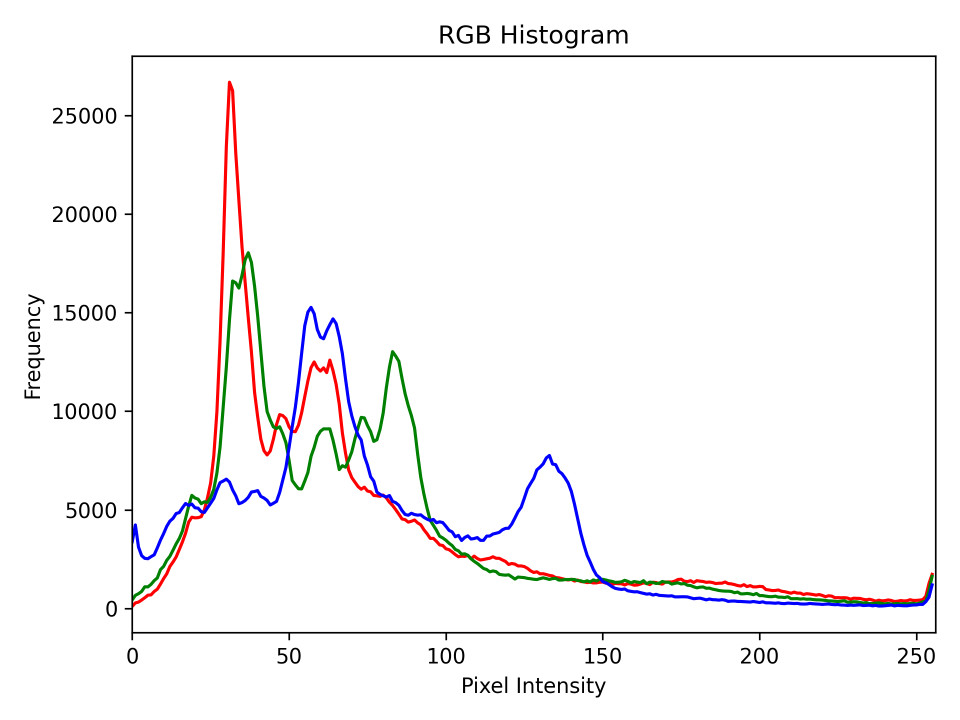
#> input picture histogram.png, 1920 x 1440 px, given in place of St_Pauls.jpg, which was not available (shown at 1/2 size)
$ python SIFT.py
#> lines starting #> are read from the running program, lines starting #| are printed output that depends on the picture; long printed decimals are rounded; pictures that were not available may be replaced by others from this repository, and a replacement may not be noted
import cv2
from pathlib import Path
import numpy as np

# Load the image
script_dir = Path(__file__).resolve().parent
image_path = script_dir / "St_Pauls.jpg"
if not image_path.exists():
    image_path = script_dir / "images" / "St_Pauls.jpg"

# Check if the image was loaded successfully
img = cv2.imread(str(image_path))
#> img is the input picture: shape (1440, 1920, 3); mean B, G, R 247.6, 246.9, 248
if img is None:
    raise FileNotFoundError(f"Could not load image at: {image_path}")

# Resize the image to a width of 800 pixels while maintaining the aspect ratio
height, width = img.shape[:2]
#> height = 1440; width = 1920
new_width = 800
scale = new_width / width
#> scale = 0.417
new_height = int(height * scale)
#> new_height = 600
resized = cv2.resize(img, (new_width, new_height))
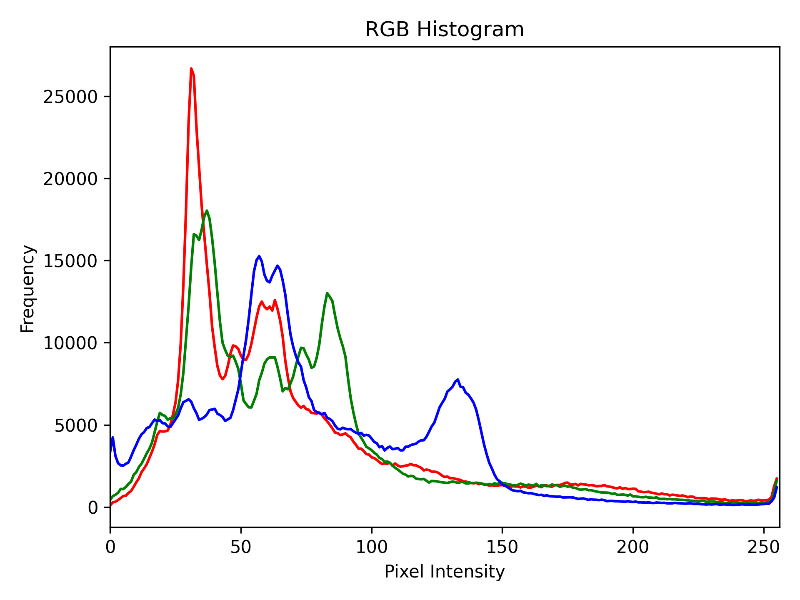
#> resized: shape (600, 800, 3); mean B, G, R 247.6, 246.9, 247.9

# Convert the original image to greyscale
grey_resized = cv2.cvtColor(resized, cv2.COLOR_BGR2GRAY)
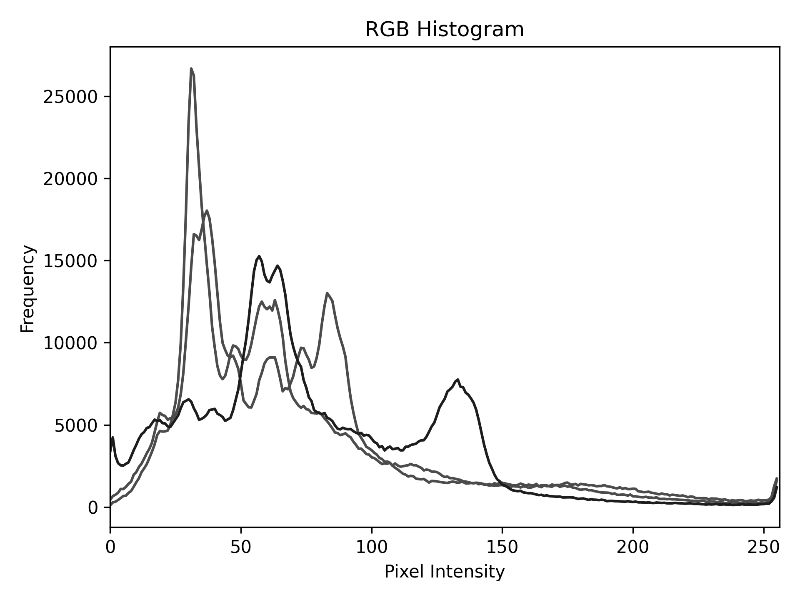
#> grey_resized: shape (600, 800); min 0, max 255, mean 247.3

# Create a SIFT object and detect keypoints and descriptors
sift = cv2.SIFT_create()
keypoints = sift.detect(grey_resized, None)
#> keypoints = 728 keypoints; strongest (x, y, size): (25, 273, 1.9), (360, 541, 2.1), (368, 22, 2.1), (486, 27, 2.2)

# Draw the keypoints on the original image
keypoint_img = cv2.drawKeypoints(grey_resized, keypoints, img)
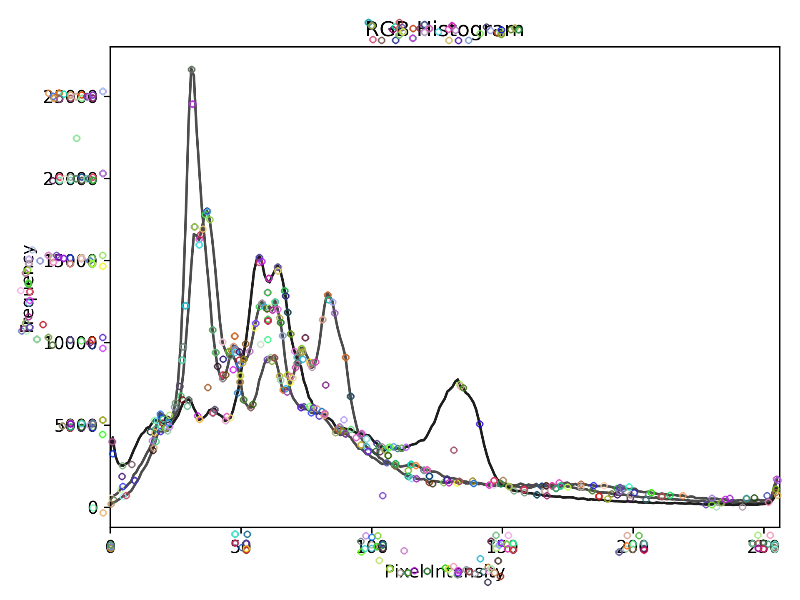
#> keypoint_img: shape (600, 800, 3); mean B, G, R 246.1, 246, 246.1

# Draw rich keypoints with size and orientation
rich_keypoint_img = cv2.drawKeypoints(grey_resized, keypoints, img, flags=cv2.DRAW_MATCHES_FLAGS_DRAW_RICH_KEYPOINTS)
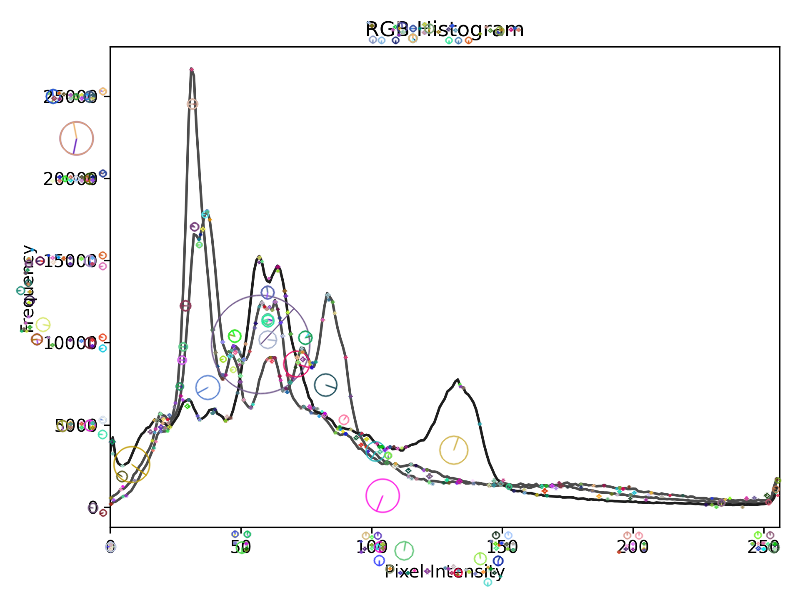
#> rich_keypoint_img: shape (600, 800, 3); mean B, G, R 246, 246, 246

# Save the images with keypoints to files
output_path = script_dir / "sift_keypoints.jpg"
cv2.imwrite(str(output_path), keypoint_img)
print(f"SIFT keypoints image saved to: {output_path}")
output_path_rich = script_dir / "sift_rich_keypoints.jpg"
cv2.imwrite(str(output_path_rich), rich_keypoint_img)
print(f"SIFT rich keypoints image saved to: {output_path_rich}")

# create a numPy array of the keypoint coordinates
sift = cv2.SIFT_create()
keypoints, descriptors = sift.detectAndCompute(grey_resized, None)
print("Keypoint coordinates:")
for kp in keypoints:
    print(kp.pt)
#> this loop made 728 passes
#> kp on passes 1 to 3: keypoint at (20.2, 290.1), size 7.8, keypoint at (21.3, 330.6), size 1.9, keypoint at (23.5, 328.4), size 2.1
#| (20.238, 290.100)
#| (21.285, 330.590)
#| (23.467, 328.355)
#| (25.199, 272.607)
#| (25.199, 272.607)
#| (25.199, 272.607)
#| (25.223, 322.585)
#| (25.223, 322.585)
#> (further printed lines are left out)
